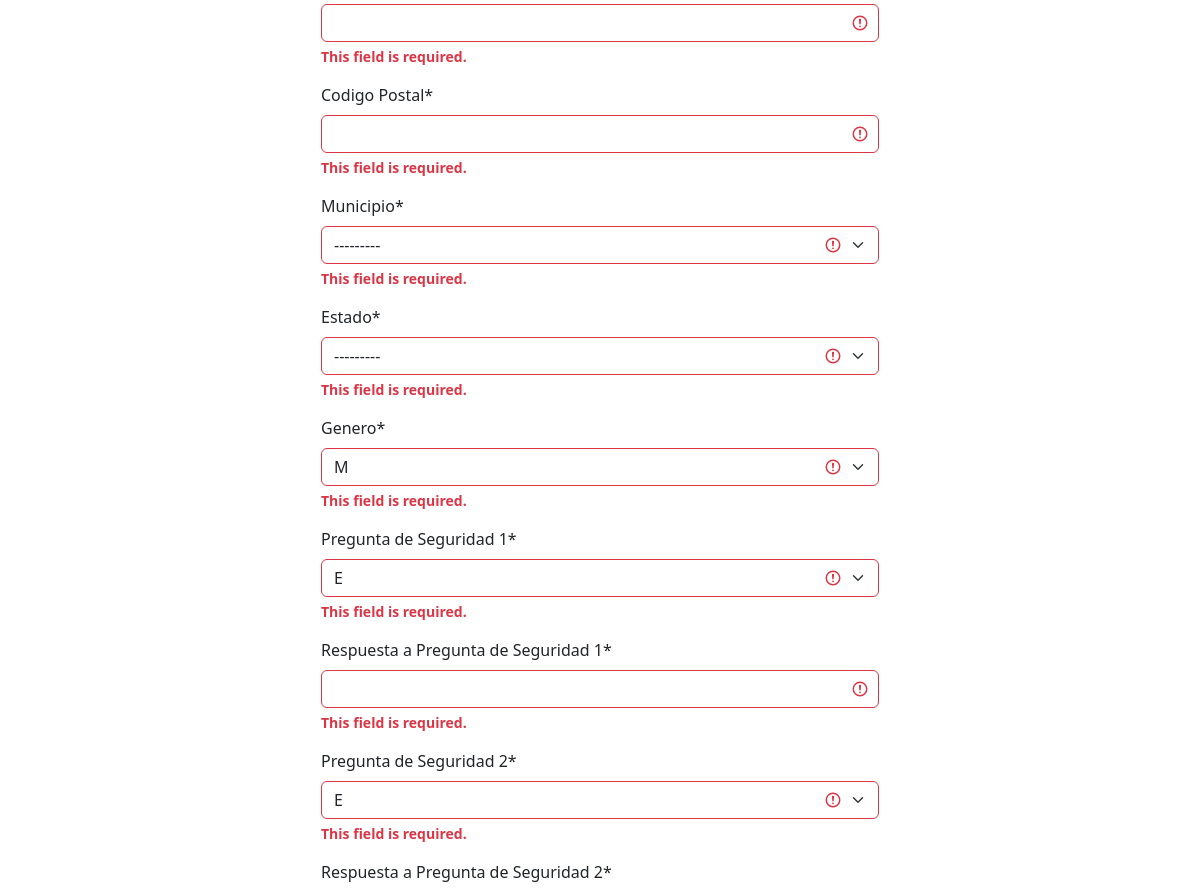
The app's page /empadron (signed in, middle part), older data.
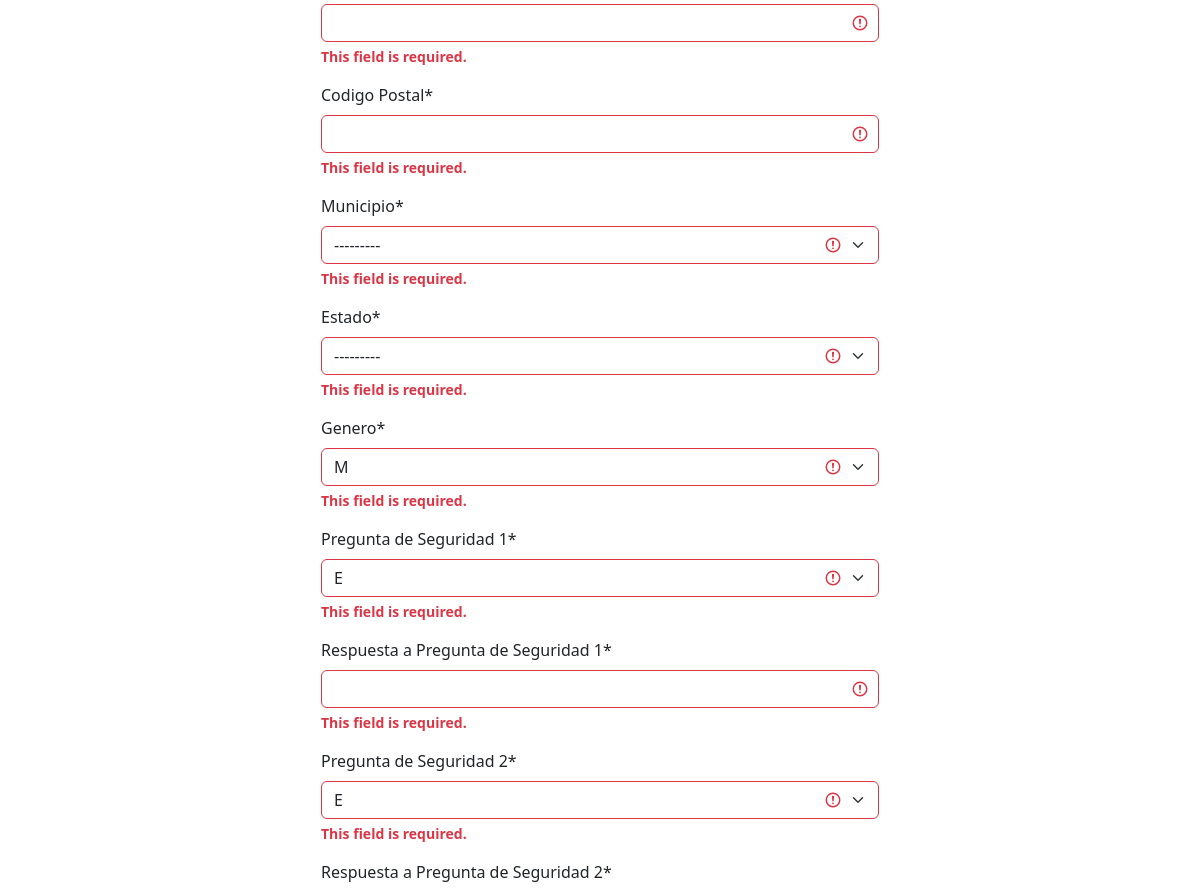
The same page, newer data.
### census/models.py (models this page shows)
class State(models.Model):
    state = models.CharField(max_length=50)
    code = models.CharField(max_length=3)
    def __str__(self):
        return self.state

### census/views.py (the view, shortened to what this page needs)
# urls.py: path("empadron", views.empadron, name = "empadron"),
@login_required(login_url="/")
def empadron(request):
    if request.user.is_authenticated:
        empadron_form = Empadronamiento(request.POST, request.FILES or None)
        context = {
            "title": "Empadronamiento de Usuarios",
            "form": empadron_form
        }
        return render(request, "empadron/form.html", context)
    else:
        messages.error(request, "Usuario no Autenticado")
        return redirect("login")

### census/templates/empadron/form.html (shortened to what this page needs)
{% extends "layouts/header.html"%}
{% load crispy_forms_tags %}
{% block content %}
    {% load static %}
    <!DOCTYPE html>
    <html lang="en">
    <head>
        <link href = "{% static 'styles/form.css' %}" rel = "stylesheet">
        <link href = "{% static 'styles/icons/fonts.css' %}" rel = "stylesheet">
    </head>
    <body>
        <form method="POST" id="reg_form" enctype="multipart/form-data">
            {{ form|crispy }}
        </form>
    </body>
    </html>
{% endblock %}

### census/templates/layouts/header.html (shortened to what this page needs)
{% load static %}
<!DOCTYPE html>
<html lang="en">
<head>
    <link href="https://cdn.jsdelivr.net/npm/bootstrap@5.2.3/dist/css/bootstrap.min.css" rel="stylesheet">
    <link rel="stylesheet" href="https://cdn.jsdelivr.net/npm/bootstrap-icons@1.10.2/font/bootstrap-icons.css">
    <link rel="stylesheet" href="{% static 'styles/header.css' %}">
</head>
<body>
    {% include 'layouts/menu_bar.html' %}
    <main role="main" class="container-xl">
        <div class="row">
            <div class="col-lg-12 col-md-12-p-0 col-sm-12">
                {% block content %}
                {% endblock %}
            </div>
        </div>
    </main>
</body>
</html>

### census/templates/layouts/menu_bar.html (shortened to what this page needs)
{% load static %}
<!DOCTYPE html>
<html lang="en">
<head>
    <link href = "{% static 'styles/menu.css' %}" rel = "stylesheet">
    <link href = "{% static 'styles/icons/fonts.css' %}" rel = "stylesheet">
</head>
<body>
</body>
</html>

### census/static/styles/menu.css (style rules this page uses)
* { margin: 0; padding: 0; -webkit-box-sizing: border-box; -moz-box-sizing: border-box; box-sizing: border-box; }

### census/static/styles/form.css (style rules this page uses)
#reg_form { display: table; margin: 0 auto; width: 50%; }

Row changes from the older to the newer data that the page shows:
added State: state "---------"
Text that changed along with them:
form field state: "---------" → (not shown)
